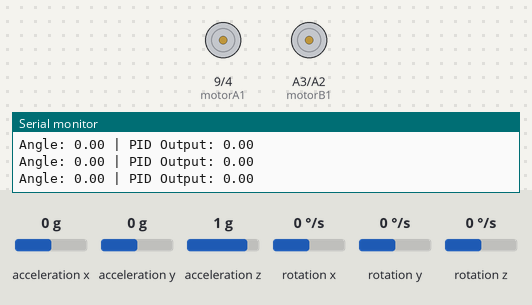
The sketch below on a simulated Arduino Uno, built with avr-gcc and run on an emulated ATmega328P. On the bench: motor-driver pin pairs drawn as motors (green arrow = first pin HIGH = forward, orange = second pin HIGH = backward, longer = more drive, scaled by the enable pin), the last lines printed to the serial monitor. The test bench sets the inputs (shaded band); at power-on: acceleration x 0 g, acceleration y 0 g, acceleration z 1 g, rotation x 0 °/s, rotation y 0 °/s, rotation z 0 °/s.

Above: at 2.2 s.
2.3 s: acceleration x set to -1.4 g
At 3.0 s:
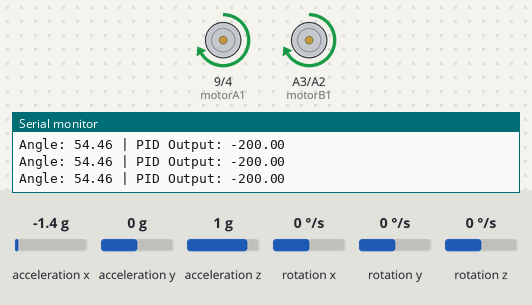
3.8 s: acceleration x set to 0.1 g
At 5.2 s:
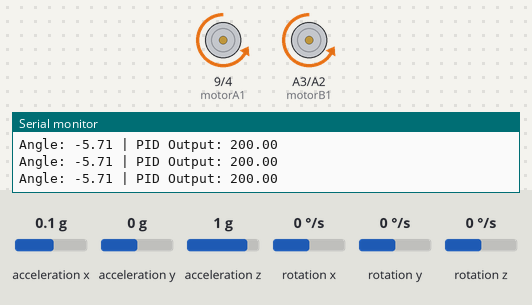
5.5 s: acceleration x set to -0.2 g
At 5.9 s:
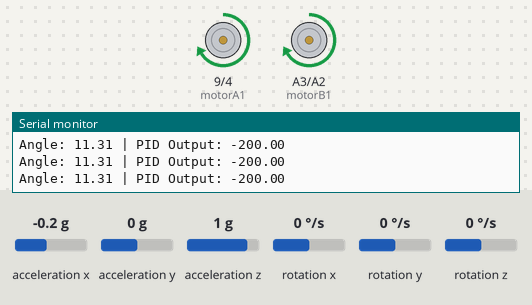
8.5 s: acceleration x set to 0.8 g
At 9.2 s:
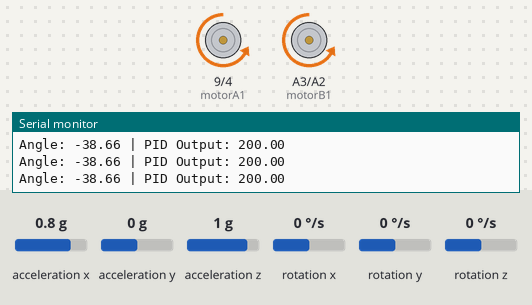
10.0 s: acceleration x set to -0.8 g
At 11.4 s:
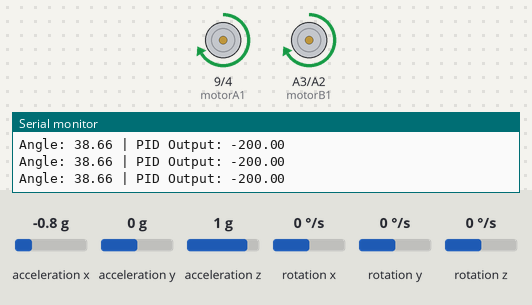
Timing chart, 0 to 12.5 s (numbered marks = the images above; inputs shaded):
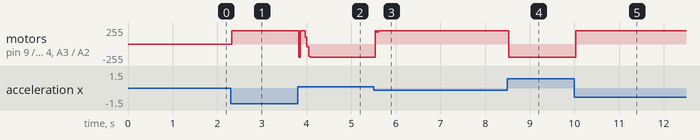

Measured:
- the behaviour switches between 0 and -0.1 g on acceleration x (found by bisection; images 2 and 3)
- after the input at 2.3 s, motor on pin 9 (motorA1) / pin 4 (motorA2), motor on A3 (motorB1) / A2 (motorB2): stopped → forward 200/255 at once
- after the input at 3.8 s, motor on pin 9 (motorA1) / pin 4 (motorA2), motor on A3 (motorB1) / A2 (motorB2): forward 200/255 → backward 200/255 after 0.17 s
- after the input at 5.5 s, motor on pin 9 (motorA1) / pin 4 (motorA2), motor on A3 (motorB1) / A2 (motorB2): backward 200/255 → forward 200/255 at once
- after the input at 8.5 s, motor on pin 9 (motorA1) / pin 4 (motorA2), motor on A3 (motorB1) / A2 (motorB2): forward 200/255 → backward 200/255 at once
- after the input at 10.0 s, motor on pin 9 (motorA1) / pin 4 (motorA2), motor on A3 (motorB1) / A2 (motorB2): backward 200/255 → forward 200/255 at once

The sketch:

working_code.ino
```cpp
// necessary libraries for MPU6050 and motor control amd to setup I2C
#include <Wire.h>
#include <MPU6050_light.h>
#include <SoftwareSerial.h>

// MPU6050 setup
MPU6050 mpu(Wire); // Create MPU6050 object with I2C connection

// PID variables
float Kp = 76.0, Ki = 25.0, Kd = 0.8; // Tuned Proportional(Kp), Integral(Ki), Derivative(Kd) gains
float targetAngle = 0.0;             // Desired upright angle (setpoint) in degrees
float error, previousError = 0;      // Current and previous errors
float errorSum = 0;                  // Integral term
float errorRate;                     // Derivative term
float PID_output;                    // PID output

// Motor control pins
const int motorA1 = 9;  //Pin to control motor A direction in forward direction
const int motorA2 = 4; //Pin to control motor A direction in backward direction
const int motorB1 = A3; //Pin to control motor B direction in forward direction
const int motorB2 = A2; //Pin to control motor B direction in backward direction
const int EN1 = 6; // PWM speed control pin for motor A
const int EN2 = 5; // PWM speed control pin for motor B

// Time variables
unsigned long previousTime, currentTime;
float elapsedTime; // Time between PID updates

void setup() {
  Serial.begin(9600); // Initialize serial for debugging
  Wire.begin();       // Start I2C communication

  // Initialize MPU6050
  byte status = mpu.begin();
  if (status != 0) {
    Serial.println("MPU6050 initialization failed!"); //Prints the message to warn that MPU6050 could not be initialized properly
    while (1);
  }
  mpu.calcOffsets(); // For Calibrating MPU6050 sensor
  Serial.println("MPU6050 ready!"); //Prints the message to indicate that MPU6050 is ready for use

  // Initialize motor pins
  pinMode(motorA1, OUTPUT);
  pinMode(motorA2, OUTPUT);
  pinMode(motorB1, OUTPUT);
  pinMode(motorB2, OUTPUT);
  pinMode(EN1, OUTPUT);
  pinMode(EN2, OUTPUT);

  previousTime = millis(); // Start time tracking
}

void loop() {
  // Update MPU6050 readings
  mpu.update();
  float angle = mpu.getAngleY(); // Get tilt angle about axis parallel to axis of wheels, in this case Y-axis

  // Calculate PID terms
  error = targetAngle - angle;  // Calculate error term for angle tilt
  errorSum = constrain(errorSum + error, -50, 50); // Integral term, constrained to prevent integral windup
  errorRate = (error - previousError) / elapsedTime; // Derivative term

  PID_output = (Kp * error) + (Ki * errorSum) + (Kd * errorRate); // PID calculation
  PID_output = constrain(PID_output, -200, 200); // Constrain PID output to safe, useful values

  // Adjust motor speeds based on PID output
  int motorSpeed = abs(PID_output);
  motorSpeed = constrain(motorSpeed, 0, 250); // Limit motor speed to prevent damage due to high speed
  //Calling required function for balancing
  if (PID_output < 0) {
    moveForward(motorSpeed); // Move forward if PID > 0
  } else if (PID_output > 0) {
    moveBackward(motorSpeed); // Move backward if PID < 0
  } else {
    stopMotors(); // Stop if PID output is zero
  }

  previousError = error; // Store current error for next loop
  elapsedTime = (millis() - previousTime) / 1000.0; // Calculate elapsed time in seconds
  previousTime = millis(); // Update previous time

  // Debugging information
  Serial.print("Angle: "); Serial.print(angle); //Prints angle tilt value
  Serial.print(" | PID Output: "); Serial.println(PID_output); //Prints calculated PID value
  delay(10); // Short delay for loop
}

//Motor Control Functions: moveForward(), moveBackward(), stopMotors()

// Function: moveForward
//Input: speed <int> - Speed value (0 to 250) used to control motor speed in forward direction
//Output: None
//Logic: Used by the robot for balancing itself when tilted in forward direction
//Example Call: moveForward(155)
void moveForward(int speed) {
  analogWrite(EN1, speed);
  analogWrite(EN2, speed);
  digitalWrite(motorA1, HIGH);
  digitalWrite(motorA2, LOW);
  digitalWrite(motorB1, HIGH);
  digitalWrite(motorB2, LOW);
}

// Function: moveBackward
//Input: speed <int> - Speed value (0 to 250) used to control motor speed in backward direction
//Output: None
//Logic: Used by the robot for balancing itself when tilted in backward direction
//Example Call: moveBackward(155)
void moveBackward(int speed) {
  analogWrite(EN1, speed);
  analogWrite(EN2, speed);
  digitalWrite(motorA1, LOW);
  digitalWrite(motorA2, HIGH);
  digitalWrite(motorB1, LOW);
  digitalWrite(motorB2, HIGH);
}

// Function: stopMotors
//Input: None
//Output: None
//Logic: Used to stop motors when robot has achieved equilibrium point
//Example Call: stopMotors()
void stopMotors() {
  analogWrite(EN1, 0);
  analogWrite(EN2, 0);
}
```
